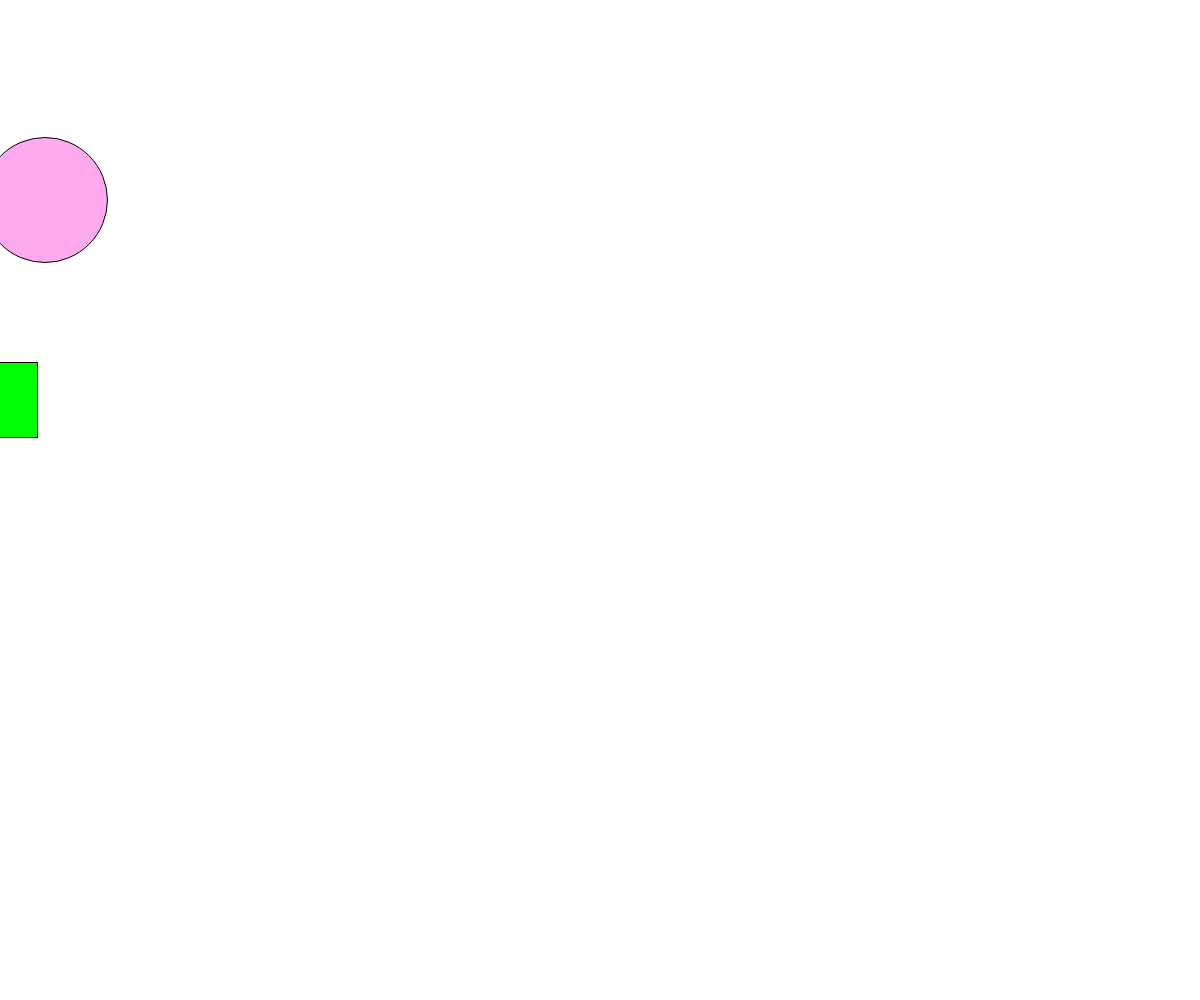
Frame 1 (no input)
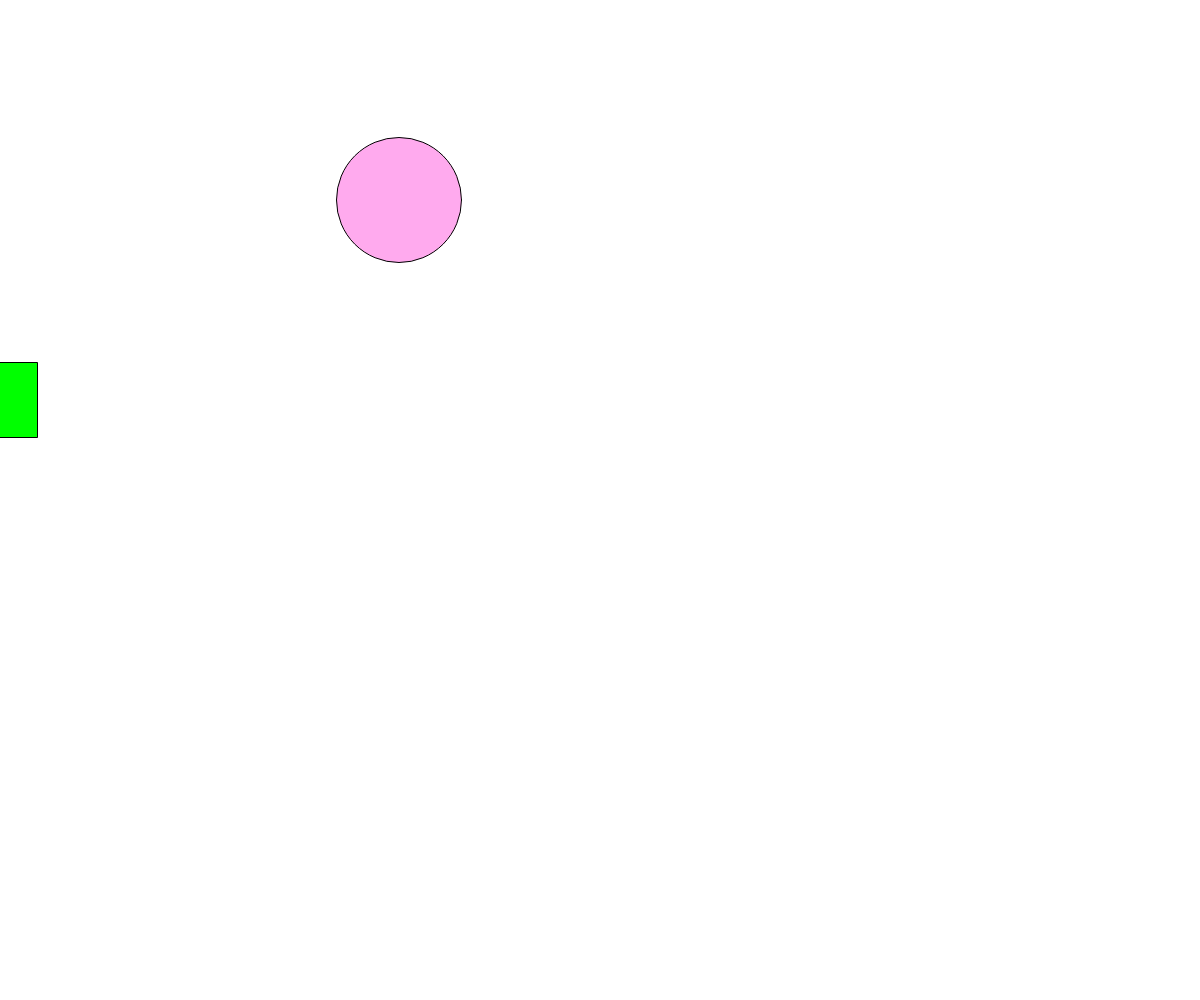
Frame 60 (no input)
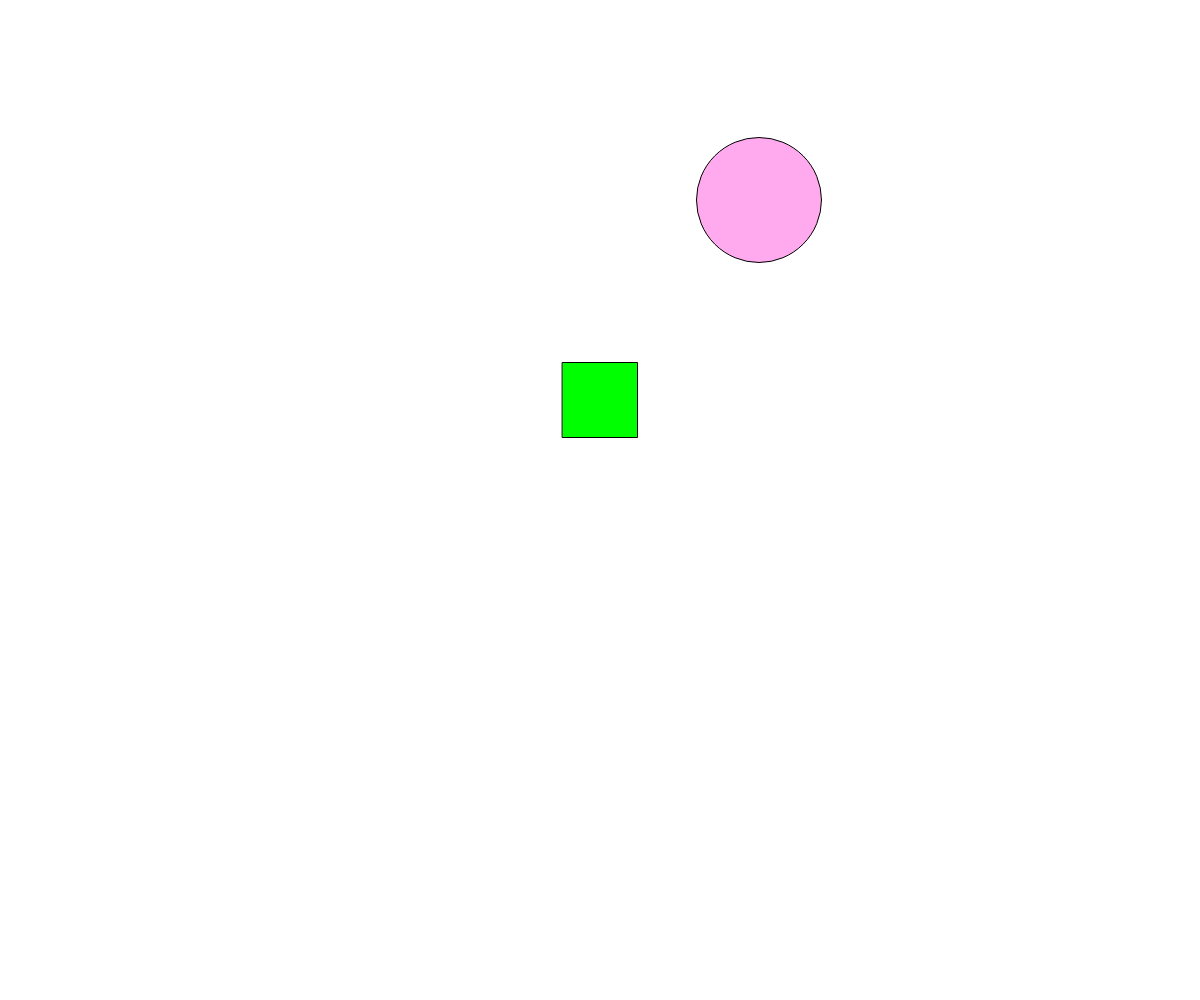
Frame 120 (the mouse pressed at the canvas centre since frame 60)

The p5.js sketch that drew these frames (run headless with seeded random() and noise() and a simulated clock; from frame 60 on, the mouse is pressed at the canvas centre):

// p5.js sketch
// ── sketch.js
// Project Title
// Your Name
// Date
//
// Extra for Experts:
// - describe what you did to take this project "above and beyond"
let x = 45;
let xSpeed = 6;

function setup() {
  createCanvas(windowWidth, windowHeight);
  rectMode(CENTER);
}

function draw() {
  background(255);
  fill('#fae');
  ellipse(x,200, 125);
  fill('rgb(0,255,0)');
  rect(mouseX, 400, 75, 75);


  x += xSpeed;
  if (x > windowWidth) x = -30;
}
